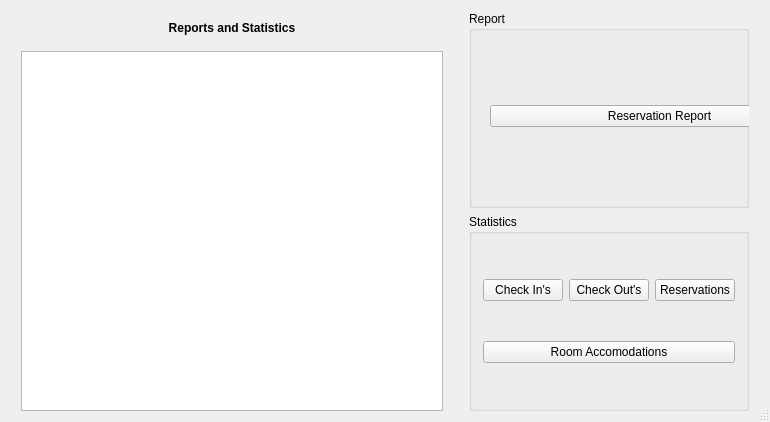
<?xml version="1.0" encoding="UTF-8"?>
<ui version="4.0">
 <class>Reports</class>
 <widget class="QDialog" name="Reports">
  <property name="geometry">
   <rect>
    <x>0</x>
    <y>0</y>
    <width>770</width>
    <height>422</height>
   </rect>
  </property>
  <property name="windowTitle">
   <string>Reports</string>
  </property>
  <property name="sizeGripEnabled">
   <bool>true</bool>
  </property>
  <layout class="QHBoxLayout" name="horizontalLayout_3">
   <item>
    <spacer name="horizontalSpacer">
     <property name="orientation">
      <enum>Qt::Horizontal</enum>
     </property>
     <property name="sizeType">
      <enum>QSizePolicy::Minimum</enum>
     </property>
     <property name="sizeHint" stdset="0">
      <size>
       <width>10</width>
       <height>20</height>
      </size>
     </property>
    </spacer>
   </item>
   <item>
    <layout class="QGridLayout" name="gridLayout">
     <item row="0" column="2">
      <widget class="QGroupBox" name="reportsGroupBox">
       <property name="title">
        <string>Report</string>
       </property>
       <widget class="QWidget" name="layoutWidget">
        <property name="geometry">
         <rect>
          <x>10</x>
          <y>30</y>
          <width>361</width>
          <height>151</height>
         </rect>
        </property>
        <layout class="QVBoxLayout" name="verticalLayout_3">
         <item>
          <layout class="QHBoxLayout" name="horizontalLayout_2">
           <item>
            <widget class="QPushButton" name="re_ResReport">
             <property name="font">
              <font>
               <kerning>true</kerning>
              </font>
             </property>
             <property name="text">
              <string>Reservation Report</string>
             </property>
             <property name="autoDefault">
              <bool>false</bool>
             </property>
             <property name="default">
              <bool>false</bool>
             </property>
            </widget>
           </item>
          </layout>
         </item>
        </layout>
       </widget>
      </widget>
     </item>
     <item row="1" column="2">
      <widget class="QGroupBox" name="statisticsGroupBox">
       <property name="title">
        <string>Statistics</string>
       </property>
       <layout class="QVBoxLayout" name="verticalLayout_2">
        <item>
         <layout class="QHBoxLayout" name="horizontalLayout">
          <item>
           <widget class="QPushButton" name="st_CheckInsButton">
            <property name="text">
             <string>Check In's</string>
            </property>
            <property name="autoDefault">
             <bool>false</bool>
            </property>
           </widget>
          </item>
          <item>
           <widget class="QPushButton" name="st_checkOutButton">
            <property name="text">
             <string>Check Out's</string>
            </property>
            <property name="autoDefault">
             <bool>false</bool>
            </property>
           </widget>
          </item>
          <item>
           <widget class="QPushButton" name="st_reservationButton">
            <property name="text">
             <string>Reservations</string>
            </property>
            <property name="autoDefault">
             <bool>false</bool>
            </property>
           </widget>
          </item>
         </layout>
        </item>
        <item>
         <widget class="QPushButton" name="st_roomAccom">
          <property name="text">
           <string>Room Accomodations</string>
          </property>
          <property name="autoDefault">
           <bool>false</bool>
          </property>
         </widget>
        </item>
       </layout>
      </widget>
     </item>
     <item row="0" column="0" rowspan="2">
      <layout class="QVBoxLayout" name="verticalLayout">
       <item>
        <spacer name="verticalSpacer_2">
         <property name="orientation">
          <enum>Qt::Vertical</enum>
         </property>
         <property name="sizeType">
          <enum>QSizePolicy::Minimum</enum>
         </property>
         <property name="sizeHint" stdset="0">
          <size>
           <width>20</width>
           <height>10</height>
          </size>
         </property>
        </spacer>
       </item>
       <item>
        <widget class="QLabel" name="label">
         <property name="font">
          <font>
           <weight>75</weight>
           <bold>true</bold>
          </font>
         </property>
         <property name="text">
          <string>Reports and Statistics</string>
         </property>
         <property name="alignment">
          <set>Qt::AlignCenter</set>
         </property>
        </widget>
       </item>
       <item>
        <spacer name="verticalSpacer">
         <property name="orientation">
          <enum>Qt::Vertical</enum>
         </property>
         <property name="sizeType">
          <enum>QSizePolicy::Minimum</enum>
         </property>
         <property name="sizeHint" stdset="0">
          <size>
           <width>20</width>
           <height>10</height>
          </size>
         </property>
        </spacer>
       </item>
       <item>
        <widget class="QListWidget" name="reportsListWidget"/>
       </item>
      </layout>
     </item>
     <item row="0" column="1">
      <spacer name="horizontalSpacer_3">
       <property name="orientation">
        <enum>Qt::Horizontal</enum>
       </property>
       <property name="sizeType">
        <enum>QSizePolicy::Minimum</enum>
       </property>
       <property name="sizeHint" stdset="0">
        <size>
         <width>20</width>
         <height>20</height>
        </size>
       </property>
      </spacer>
     </item>
    </layout>
   </item>
   <item>
    <spacer name="horizontalSpacer_2">
     <property name="orientation">
      <enum>Qt::Horizontal</enum>
     </property>
     <property name="sizeType">
      <enum>QSizePolicy::Minimum</enum>
     </property>
     <property name="sizeHint" stdset="0">
      <size>
       <width>10</width>
       <height>20</height>
      </size>
     </property>
    </spacer>
   </item>
  </layout>
 </widget>
 <layoutdefault spacing="6" margin="11"/>
 <resources/>
 <connections/>
</ui>
